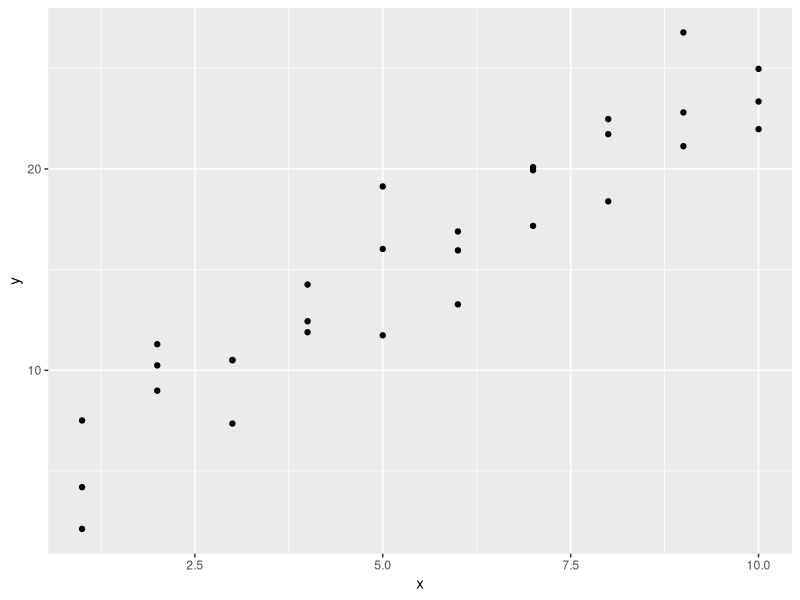
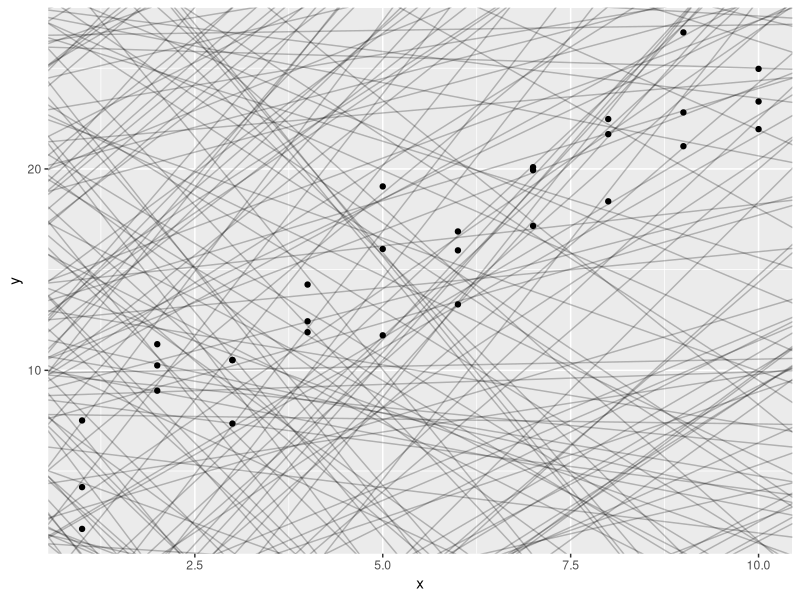
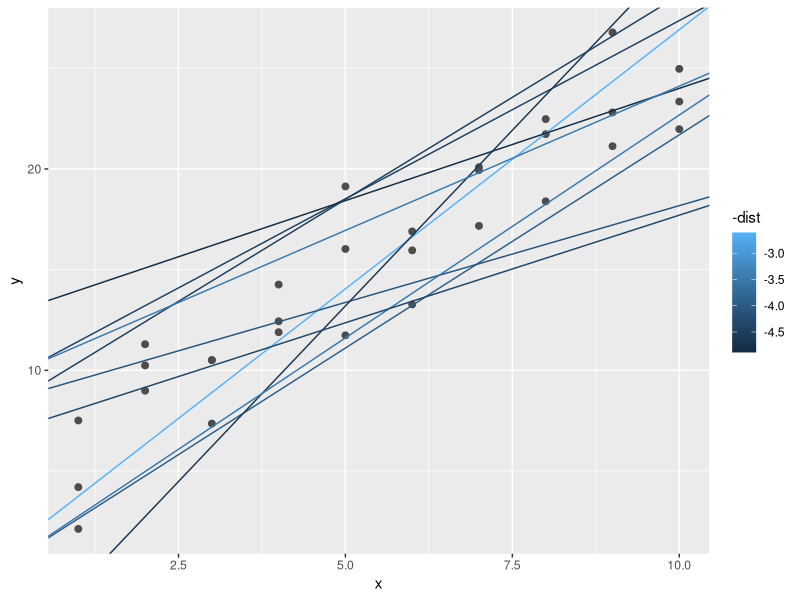
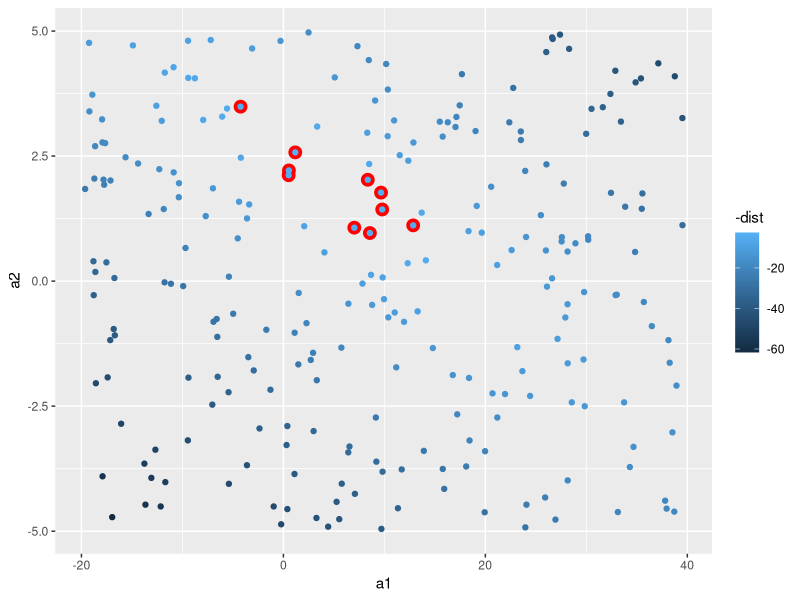
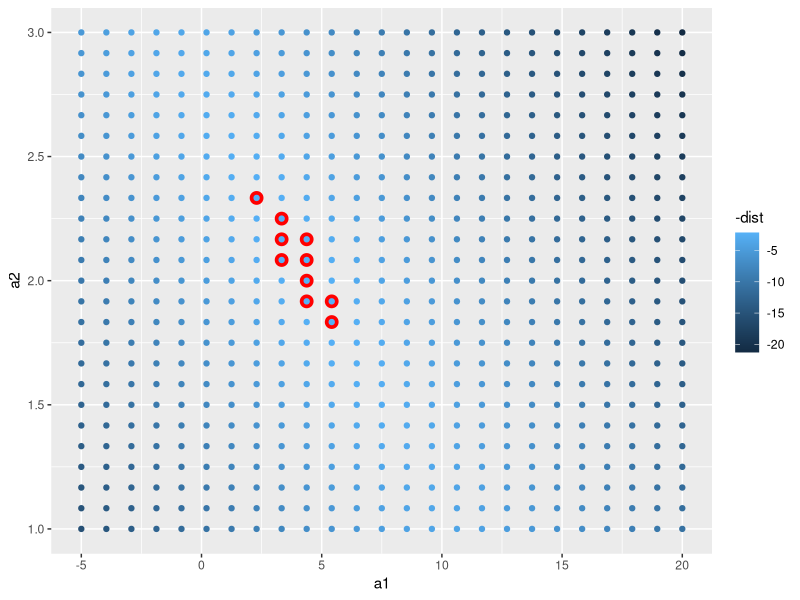
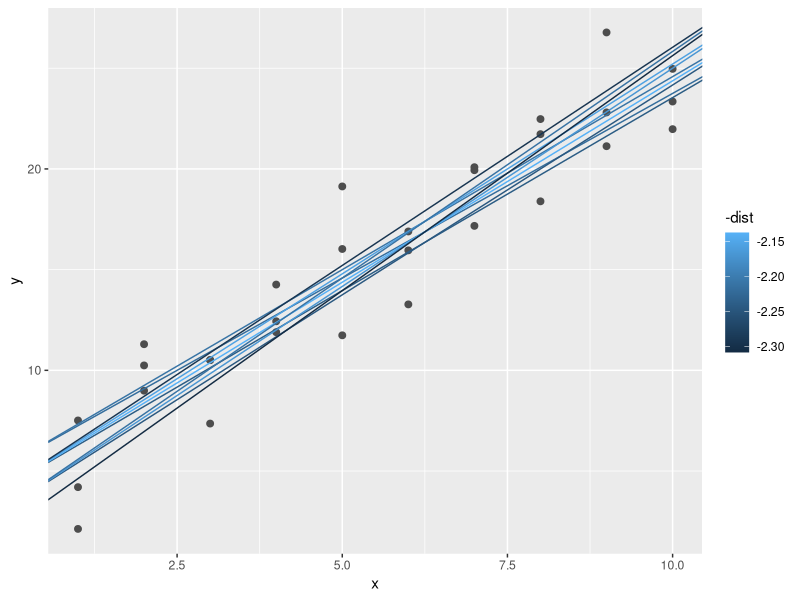
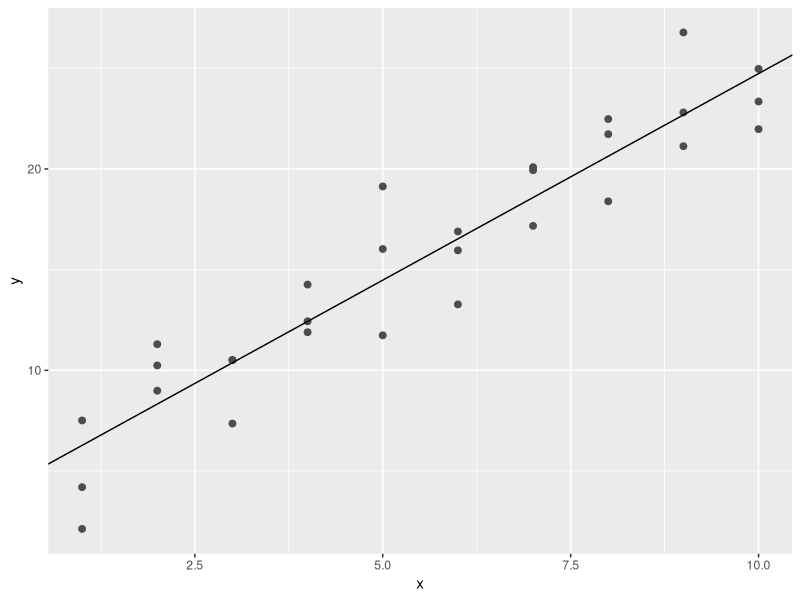
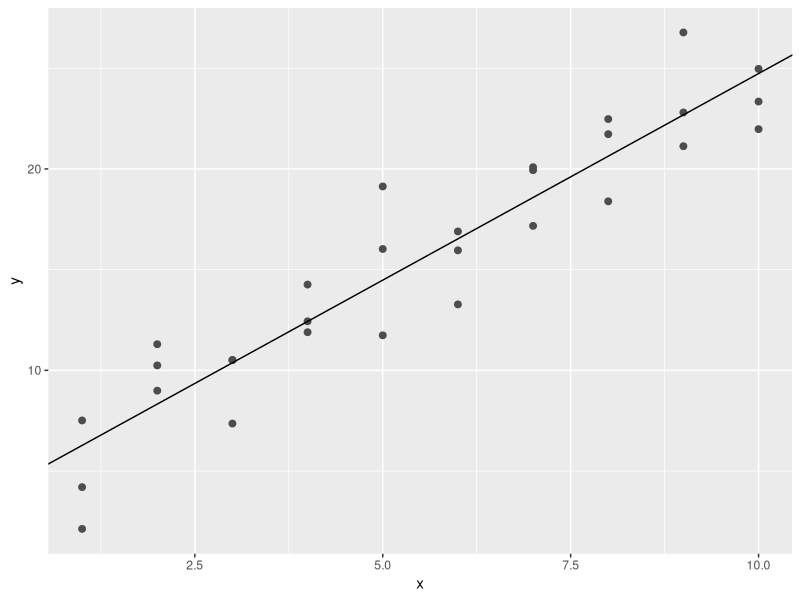

R code for these plots, in order:

library(tidyverse)
library(modelr)
options(na.action = na.warn)

ggplot(sim1, aes(x, y)) +
  geom_point()

?distribution

# 250 models
models <- tibble(
  a1 = runif(250, -20, 40), #intercept
  a2 = runif(250, -5, 5) #slope
)

# plot 250 random models
ggplot(sim1, aes(x, y)) +
  geom_abline(
    aes(intercept = a1, slope = a2),
    data = models, alpha = 1/4
  ) +
  geom_point()

# Create function
model1 <- function(a, data) {
  a[1] + data$x * a[2]
}
model1(c(7, 1.5), sim1)

measure_distance <- function(mod, data) {
  diff <- data$y - model1(mod, data)
  sqrt(mean(diff ^ 2))
}
measure_distance(c(7, 1.5), sim1)

sim1_dist <- function(a1, a2) {
  measure_distance(c(a1, a2), sim1)
}

models <- models %>%
  mutate(dist = purrr::map2_dbl(a1, a2, sim1_dist))
models

ggplot(sim1, aes(x, y)) +
  geom_point(size = 2, color = "grey30") +
  geom_abline(
    aes(intercept = a1, slope = a2, color = -dist),
    data = filter(models, rank(dist) <= 10)
  )

ggplot(models, aes(a1, a2)) +
  geom_point(
    data = filter(models, rank(dist) <= 10),
    size = 4, color = "red"
  ) +
  geom_point(aes(colour = -dist))

grid <- expand.grid(
  a1 = seq(-5, 20, length = 25),
  a2 = seq(1, 3, length = 25)
) %>%
  mutate(dist = purrr::map2_dbl(a1, a2, sim1_dist))
grid %>%
  ggplot(aes(a1, a2)) +
  geom_point(
    data = filter(grid, rank(dist) <= 10),
    size = 4, colour = "red"
  ) +
  geom_point(aes(color = -dist))


ggplot(sim1, aes(x, y)) +
  geom_point(size = 2, color = "grey30") +
  geom_abline(
    aes(intercept = a1, slope = a2, color = -dist),
    data = filter(grid, rank(dist) <= 10)
  )

best <- optim(c(0, 0), measure_distance, data = sim1)
best$par

ggplot(sim1, aes(x, y)) +
  geom_point(size = 2, color = "grey30") +
  geom_abline(intercept = best$par[1], slope = best$par[2])

sim1_mod <- lm(y ~ x, data = sim1)
coeff_mod <- coef(sim1_mod)

ggplot(sim1, aes(x, y)) +
  geom_point(size = 2, color = "grey30") +
  geom_abline(intercept = coeff_mod[1], slope = coeff_mod[2])


# Preditcions and resiudals

grid <- sim1 %>%
  data_grid(x)
grid

grid <- grid %>%
  add_predictions(sim1_mod)
grid

ggplot(sim1, aes(x)) +
  geom_point(aes(y = y)) +
  geom_line(
    aes(y = pred),
    data = grid,
    colour = "red",
    size = 1
  )

## Residuals

sim1 <- sim1 %>%
  add_residuals(sim1_mod)
sim1

ggplot(sim1, aes(resid)) +
  geom_freqpoly(binwidth = 0.5)

ggplot(sim1, aes(x, resid)) +
  geom_ref_line(h = 0) +
  geom_point()

# Fromulas and model families
(df <- tribble(
  ~y, ~x1, ~x2,
  4, 2, 5,
  5, 1, 6
))
model_matrix(df, y ~ x2)

model_matrix(df, y ~ x1 - 1)

model_matrix(df, y ~ x1 + x2)

## Categorical variables
(df <- tribble(
  ~ sex, ~ response,
  "male", 1,
  "female", 2,
  "male", 1
))
model_matrix(df, response ~ sex)

ggplot(sim2) +
  geom_point(aes(x, y))

mod2 <- lm(y ~ x, data = sim2)
grid <- sim2 %>%
  data_grid(x) %>%
  add_predictions(mod2)
grid

ggplot(sim2, aes(x)) +
  geom_point(aes(y = y)) +
  geom_point(
    data = grid,
    aes(y = pred),
    color = "red",
    size = 4
  )

## Interactions (Both Continuous and categorical)
ggplot(sim3, aes(x1, y)) +
  geom_point(aes(color = x2))

mod1 <- lm(y ~ x1 + x2, data = sim3)
mod2 <- lm(y ~ x1 * x2, data = sim3)


grid <- sim3 %>%
  data_grid(x1, x2) %>%
  gather_predictions(mod1, mod2)
grid

ggplot(sim3, aes(x1, y, color = x2)) +
  geom_point() +
  geom_line(data = grid, aes(y = pred)) +
  facet_wrap(~ model)


# PLotting residuals to find which model is better
sim3 <- sim3 %>%
  gather_residuals(mod1, mod2)
ggplot(sim3, aes(x1, resid, color = x2)) +
  geom_point() +
  facet_grid(model ~ x2)

# Interactions (2 continuos)

mod1 <- lm(y ~ x1 + x2, data = sim4)
mod2 <- lm(y ~ x1 * x2, data = sim4)
grid <- sim4 %>%
  data_grid(
    x1 = seq_range(x1, 5),
    x2 = seq_range(x2, 5)
  ) %>%
  gather_predictions(mod1, mod2)
grid

ggplot(grid, aes(x1, x2)) +
  geom_tile(aes(fill = pred)) +
  facet_wrap(~ model)

ggplot(grid, aes(x1, pred, color = x2, group = x2)) +
  geom_line() +
  facet_wrap(~ model)
ggplot(grid, aes(x2, pred, color = x1, group = x1)) +
  geom_line() +
  facet_wrap(~ model)


# Transformations
df <- tribble(
  ~y, ~x,
  1, 1,
  2, 2,
  3, 3
)
model_matrix(df, y ~ x^2 + x)
#> # A tibble: 3 × 2
#> `(Intercept)` x
#> <dbl> <dbl>
#> 1 1 1
#> 2 1 2
#> 3 1 3
model_matrix(df, y ~ I(x^2) + x)

# not recommended
model_matrix(df, y ~ poly(x, 2))

library(splines)
model_matrix(df, y ~ ns(x, 2))


sim5 <- tibble(
  x = seq(0, 3.5 * pi, length = 50),
  y = 4 * sin(x) + rnorm(length(x))
)
ggplot(sim5, aes(x, y)) +
  geom_point()

mod1 <- lm(y ~ ns(x, 1), data = sim5)
mod2 <- lm(y ~ ns(x, 2), data = sim5)
mod3 <- lm(y ~ ns(x, 3), data = sim5)
mod4 <- lm(y ~ ns(x, 4), data = sim5)
mod5 <- lm(y ~ ns(x, 5), data = sim5)
grid <- sim5 %>%
  data_grid(x = seq_range(x, n = 50, expand = 0.1)) %>%
  gather_predictions(mod1, mod2, mod3, mod4, mod5, .pred = "y")
ggplot(sim5, aes(x, y)) +
  geom_point() +
  geom_line(data = grid, color = "red") +
  facet_wrap(~ model)
